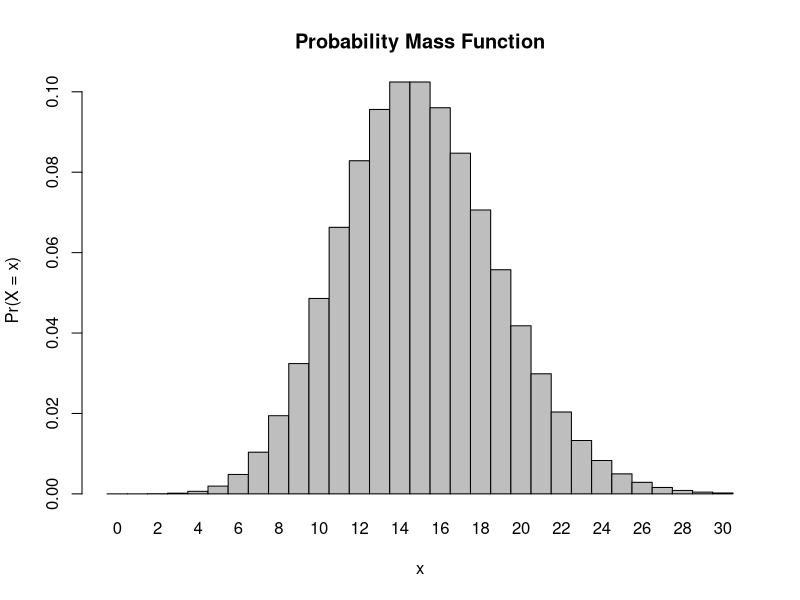

The R source for this figure:
## ---- chunk 1
knitr::opts_chunk$set(echo = TRUE)
## ---- chunk 2
ppois(8, lambda = 15, lower = FALSE)
## ---- chunk 3
ppois(0, lambda = 15)
## ---- chunk 4
dpois(3, lambda = 15)
## ---- chunk 5
x <- 0:30
l = 15
probset <- dpois(x = x, lambda = l)
barplot(probset, names.arg = x, space = 0, xlab = "x", ylab = "Pr(X = x)", main = "Probability Mass Function")
